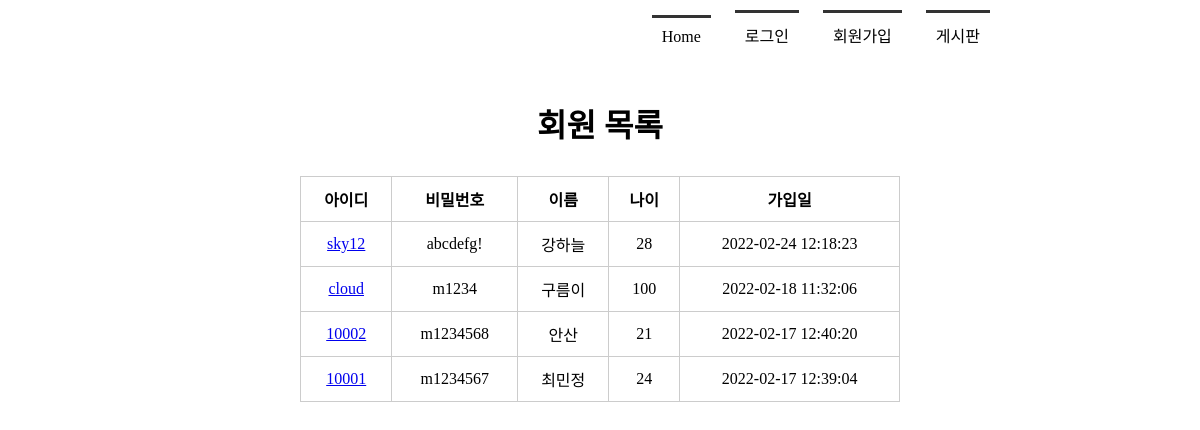
The page /memberlist/ on the database as committed earlier.
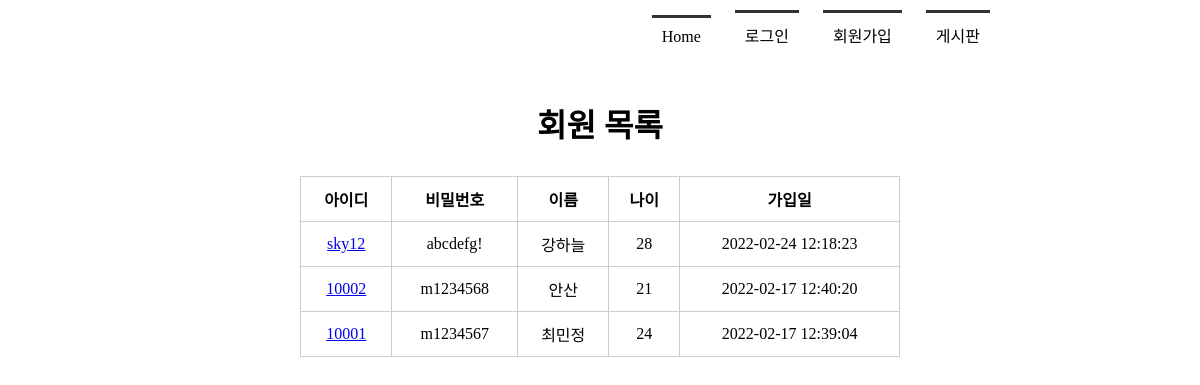
The same page on the database as committed later.
### tables this page shows
CREATE TABLE member(
            mid char(5) PRIMARY KEY,
            passwd char(8) NOT NULL,
            name text NOT NULL,
            age integer,
            regDate timestamp date DEFAULT (datetime('now', 'localtime'))
        );

### app.py (the view)
@app.route('/memberlist/')
def memberlist():
    rs = select_member()
    return render_template('memberlist.html', rs = rs)

### model/model_member.py (called while the page is built)
def getconn():
    conn = sqlite3.connect("./members.db")
    return conn

def select_member():
    conn = getconn()
    cur = conn.cursor()
    sql = "SELECT * FROM member ORDER BY regDate DESC"
    cur.execute(sql)
    rs = cur.fetchall()
    conn.close()
    return rs

### templates/memberlist.html (shortened to what this page needs)
<!DOCTYPE html>
<html lang="en">
<head>
    <link rel="stylesheet" href="{{ url_for('static', filename='style.css') }}">
</head>
<body>
    <div id="container">
         {% include 'navbar.html' %}
         <section>
            <h1>회원 목록</h1>
            <table>
                <tr>
                    <th>아이디</th><th>비밀번호</th><th>이름</th><th>나이</th><th>가입일</th>
                </tr>
                {% for i in rs %}
                <tr>
                    <td><a href="{{url_for('member_view', id = i[0]) }}">{{ i[0] }}</a></td>
                    <td>{{ i[1] }}</td>
                    <td>{{ i[2] }}</td>
                    <td>{{ i[3] }}</td>
                    <td>{{ i[4] }}</td>
                </tr>
                {% endfor %}
            </table>
        </section>
    </div>
</body>
</html>

Rows that differ between the two databases and show on the page:
removed member: mid "cloud", passwd "m1234", name "구름이", age "100", regDate "2022-02-18 11:32:06"
